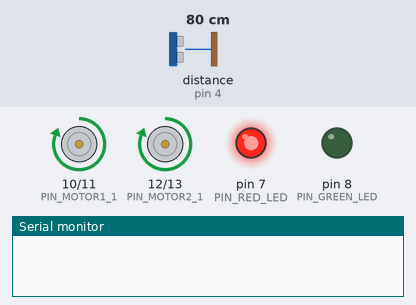
This sketch was run on a simulated Arduino Uno, built with avr-gcc and run on an emulated ATmega328P. Shown: motor-driver pin pairs drawn as motors (green arrow = first pin HIGH = forward, orange = second pin HIGH = backward, longer = more drive), output pins drawn as LEDs (lit = HIGH), the last lines printed to the serial monitor. Inputs (shaded band) come from the test bench; at power-on: distance to the obstacle (sensor on pin 4) 80 cm. The echo pulse lasts 58.3 µs per cm; random numbers use the default seed unless the sketch sets one; pins used as bus, display or sensor lines are not drawn.

Above: at 0.1 s.
At 1.1 s:
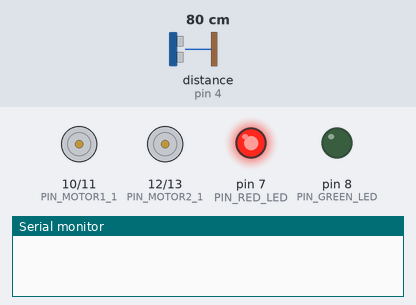
At 2.1 s:
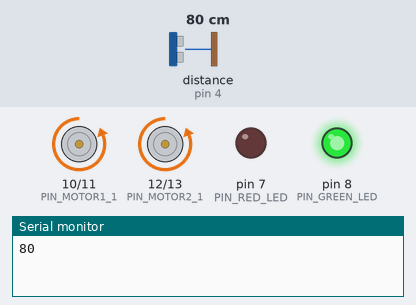
At 4.8 s:
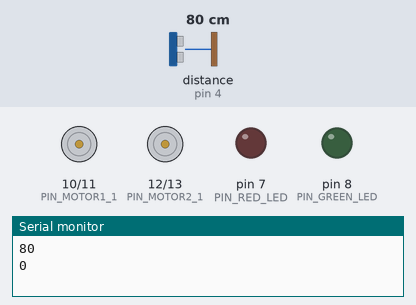
Timing chart, 0 to 6.3 s (numbered marks = the images above):
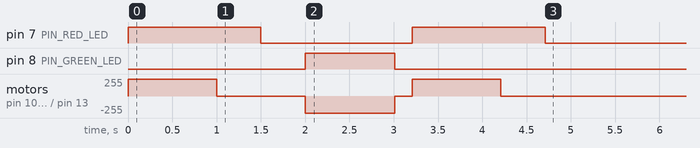

The sketch:

robot.ino
```cpp
// (JGoebel)
// Simple sketch to cntrol a robot equipped with a HC-SR04 distance sensor and two DC motors wired to a L293D motor driver.

#include <avr/io.h>
#include <avr/interrupt.h>

#include "light.h"
#include "motorcontrol.h"
#include "distancecontrol.h"

// current distance to obstacle is updated via interrupt
volatile int currentDistance = 0;

// initialize motors
const int PIN_MOTOR1_1 = 10;
const int PIN_MOTOR1_2 = 11;

const int PIN_MOTOR2_1 = 12;
const int PIN_MOTOR2_2 = 13;

Motor motor1(PIN_MOTOR1_1, PIN_MOTOR1_2);
Motor motor2(PIN_MOTOR2_1, PIN_MOTOR2_2);

MotorControl motorControl(motor1, motor2, &currentDistance);

// initialize distance control sensor
const int PIN_TRIGGER = 3;
const int PIN_ECHO = 4;

DistanceControl distanceControl(PIN_TRIGGER, PIN_ECHO);

// initialize LEDs
const int PIN_RED_LED = 7;
const int PIN_GREEN_LED = 8;

Light redLED(PIN_RED_LED);
Light greenLED(PIN_GREEN_LED);

void setup() {
  Serial.begin(9600);

  // initialize random number generator
  randomSeed(analogRead(0));

  // setup timer
  OCR0A = 0xAF;
  TIMSK0 |= _BV(OCIE0A);
}

unsigned long lastMillis = 0;

SIGNAL(TIMER0_COMPA_vect) {
  unsigned long currentMillis = millis();
  unsigned long elapsedMillis = currentMillis - lastMillis;
  // measure the distance only every 500ms
  if(elapsedMillis < 500) {
    return;
  }

  lastMillis = currentMillis;
  currentDistance = distanceControl.getDistance();
  Serial.println(currentDistance);
}

void robotAvoidObstacle() {
    redLED.on();
    motorControl.backward(1000);
    delay(500);
    redLED.off();
    // turn left or right based on random value
    int rnd = random(2);
    if(rnd == 0) {
      motorControl.turnLeft(500);
    } else {
      motorControl.turnRight(500);
    }
    delay(500);
    greenLED.on();
    motorControl.forward(1000);
    greenLED.off();
    delay(200);
}

void loop() {
  if(currentDistance < 20) {
    robotAvoidObstacle();
  }
}
```

distancecontrol.h
```cpp
class DistanceControl {
  private:
    int m_triggerPin;
    int m_echoPin;

  public:
    DistanceControl(int triggerPin, int echoPin) : m_triggerPin(triggerPin), m_echoPin(echoPin) {
      pinMode(m_triggerPin, OUTPUT);
      pinMode(m_echoPin, INPUT);
    }

    long getDistance() {
      digitalWrite(m_triggerPin, LOW);
      delayMicroseconds(2);
      digitalWrite(m_triggerPin, HIGH);
      delayMicroseconds(10);
      digitalWrite(m_echoPin, LOW);

      long durationMicroseconds = pulseIn(m_echoPin, HIGH);
      // speed of sound is 340 m/s which is 29 microseconds/cm
      // the signal travels twice the distance therefore return half of this distance
      return durationMicroseconds / 29 / 2;
    }
};
```

light.h
```cpp
class Light {
  int m_pin;
  public:
    Light(int pin) : m_pin(pin) {
      pinMode(pin, OUTPUT);
    }
    void on() {
      digitalWrite(m_pin, HIGH);
    }
    void off() {
      digitalWrite(m_pin, LOW);
    }
};
```

motorcontrol.h
```cpp
// Class used to abstract a DC motor connected on two pins via a motor driver like the L293D.
class Motor {
  private:
  int m_pin1;
  int m_pin2;

  public:
    Motor(int pin1, int pin2) {
      m_pin1 = pin1;
      m_pin2 = pin2;

      pinMode(m_pin1,OUTPUT);
      pinMode(m_pin2,OUTPUT);
  }

  void setPins(int state1, int state2) {
    digitalWrite(m_pin1, state1);
    digitalWrite(m_pin2, state2);
  }

  void backward() {
    setPins(HIGH, LOW);
  }

  void forward() {
    setPins(LOW, HIGH);
  }

  void stop() {
    setPins(LOW, LOW);
  }
};

class MotorControl {
  private:
    Motor& m_motorLeft;
    Motor& m_motorRight;
    volatile int* m_pCurrentDistance;

  public:
    MotorControl(Motor& motorLeft, Motor& motorRight, volatile int* pCurrentDistance) :
          m_motorLeft(motorLeft),
          m_motorRight(motorRight),
          m_pCurrentDistance(pCurrentDistance) {
    }

    void stop() {
      m_motorLeft.stop();
      m_motorRight.stop();
    }

    void stopAfterOrOnObstacle(int ms) {
      unsigned long startMillis = millis();
      while(millis() - startMillis < ms && *m_pCurrentDistance > 5) {
        delay(10);
      }
      m_motorLeft.stop();
      m_motorRight.stop();
    }

    void stopAfter(int ms) {
      delay(ms);
      m_motorLeft.stop();
      m_motorRight.stop();
    }

    void backward(int ms) {
      m_motorLeft.backward();
      m_motorRight.backward();
      stopAfter(ms);
    }

    void forward(int ms) {
      m_motorLeft.forward();
      m_motorRight.forward();
      stopAfterOrOnObstacle(ms);
    }

    void turnLeft(int ms) {
      m_motorLeft.backward();
      m_motorRight.forward();
      stopAfterOrOnObstacle(ms);
    }

    void turnRight(int ms) {
      m_motorLeft.forward();
      m_motorRight.backward();
      stopAfterOrOnObstacle(ms);
    }
};
```

Measured:
- by itself, pin 7 (PIN_RED_LED): alternates HIGH for 1.5 s and LOW for 1.7 s, 4 changes in all, then stays LOW
- by itself, pin 8 (PIN_GREEN_LED): LOW → HIGH at 2.0 s, → LOW 1.0 s later
- by itself, motor on pin 10 (PIN_MOTOR1_1) / pin 11 (PIN_MOTOR1_2), motor on pin 12 (PIN_MOTOR2_1) / pin 13 (PIN_MOTOR2_2): stopped → forward 255/255 at 0.00 s, → stopped 1.0 s later, → backward 255/255 1.0 s later, → stopped 1.0 s later, … (6 changes in this stretch)
